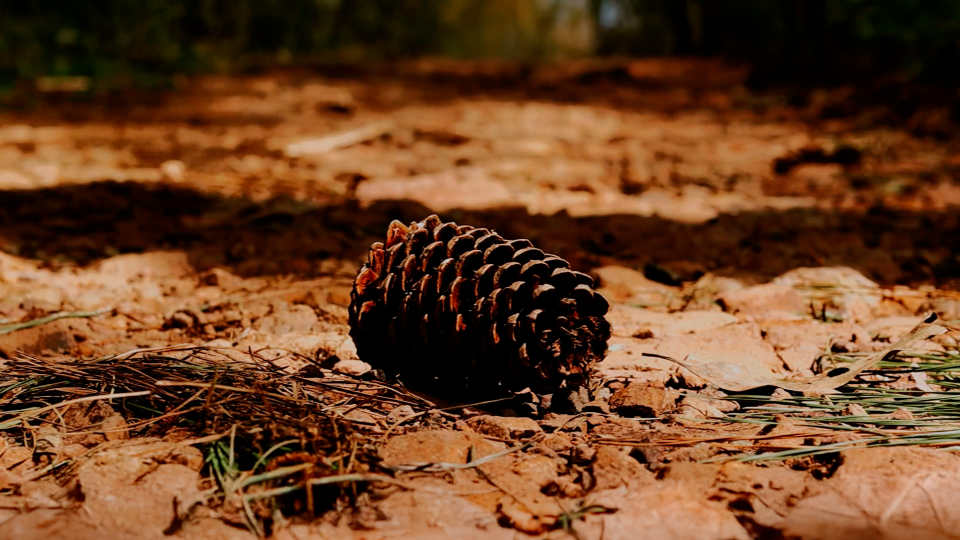
#> input picture input/imagem_exame.png, 1920 x 1080 px (shown at 1/2 size)
$ python main.py
#> lines starting #> are read from the running program, lines starting #| are printed output that depends on the picture; after the words box and inside, x2 and y2 are one past the last pixel; in counts of white or black regions, pixels touching at a corner belong together
import cv2
import numpy as np

class ImageData:
    def __init__(
        self,
        original=None,
        gray=None,
        equalized=None,
        saturated=None,
        brightness_contrast=None,
        resized_half=None,
        resized_double=None,
        rotated=None,
        flipped=None,
        cropped=None,
        binarized=None
    ):
        self.original = original
        self.gray = gray
        self.equalized = equalized
        self.saturated = saturated
        self.brightness_contrast = brightness_contrast
        self.resized_half = resized_half
        self.resized_double = resized_double
        self.rotated = rotated
        self.flipped = flipped
        self.cropped = cropped
        self.binarized = binarized

def salvar_imagem(caminho, imagem):
    cv2.imwrite(caminho, imagem)

def carregar_imagem(caminho: str):
#> called with caminho = 'input/imagem_exame.png'
    imagem = cv2.imread(caminho)
#> imagem is the input picture: shape (1080, 1920, 3); mean B, G, R 35.8, 65.2, 107.1
    if imagem is None:
        raise FileNotFoundError(f"Imagem não encontrada em: {caminho}")
    return imagem

def mostrar_imagem(titulo: str, imagem):
    cv2.imshow(titulo, imagem)
    cv2.waitKey(0)
    cv2.destroyAllWindows()

def converter_cinza(imagem):
    cinza = cv2.cvtColor(imagem, cv2.COLOR_BGR2GRAY)
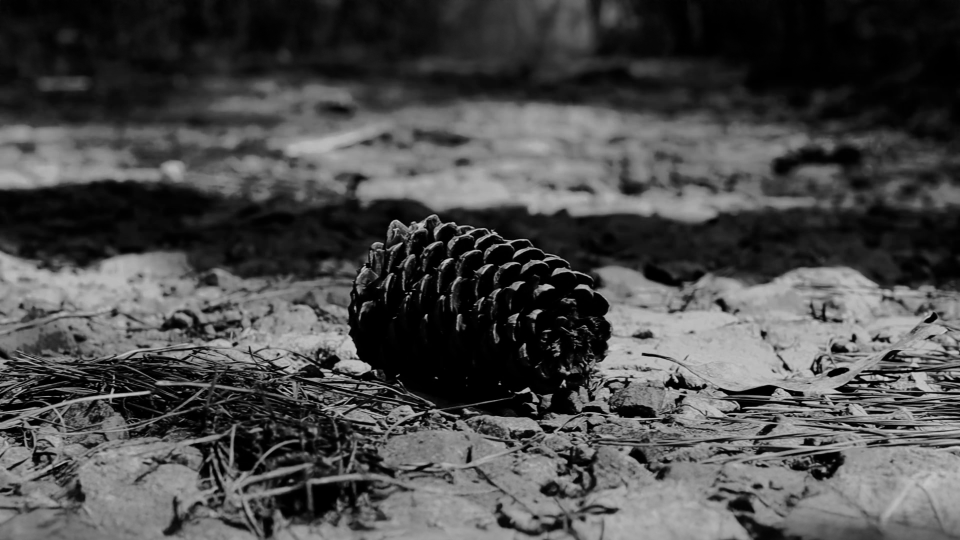
#> cinza: shape (1080, 1920) (shown at 1/2 size); min 0, max 214, mean 74.4
    salvar_imagem("resultados/cinza.png", cinza)
    return cinza

def equalizacao(imagem_cinza):
    equalizada = cv2.equalizeHist(imagem_cinza)
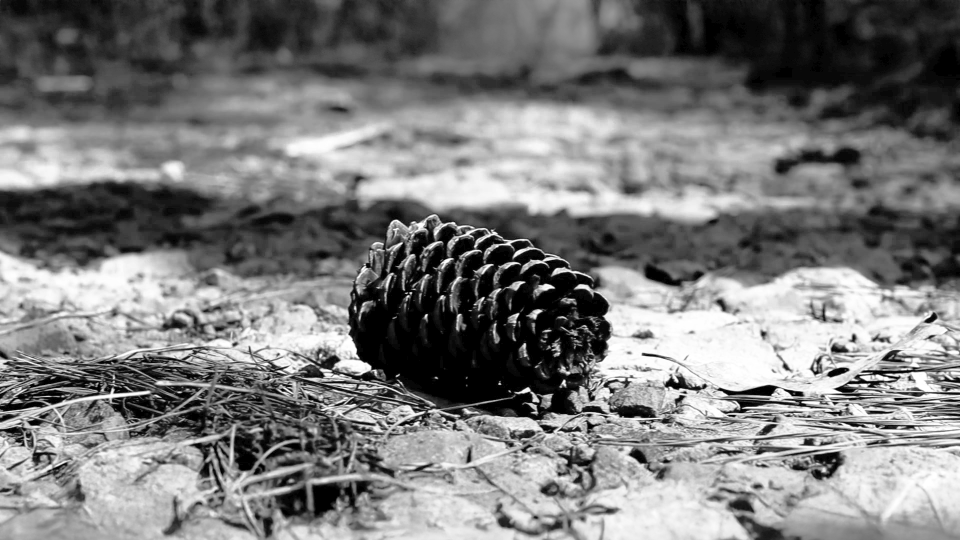
#> equalizada: shape (1080, 1920) (shown at 1/2 size); min 0, max 255, mean 123
    salvar_imagem("resultados/equalizada.png", equalizada)
    return equalizada

def converter_hsv_saturacao(imagem, fator=1.3):
#> called with fator = 1.3
    hsv = cv2.cvtColor(imagem, cv2.COLOR_BGR2HSV)
#> hsv: shape (1080, 1920, 3); mean H, S, V 12.5, 196.4, 107.3
    hsv[:, :, 1] = np.clip(hsv[:, :, 1] * fator, 0, 255)
#> hsv: shape (1080, 1920, 3); mean H, S, V 12.5, 217.7, 107.3
    saturada = cv2.cvtColor(hsv, cv2.COLOR_HSV2BGR)
    salvar_imagem("resultados/converter_hsv_saturacao.png", saturada)
    return saturada

def ajustar_contraste_brilho(imagem, brilho=50, contraste=1.2):
#> called with brilho = 50, contraste = 1.2
    ajustada = cv2.convertScaleAbs(imagem, alpha=contraste, beta=brilho)
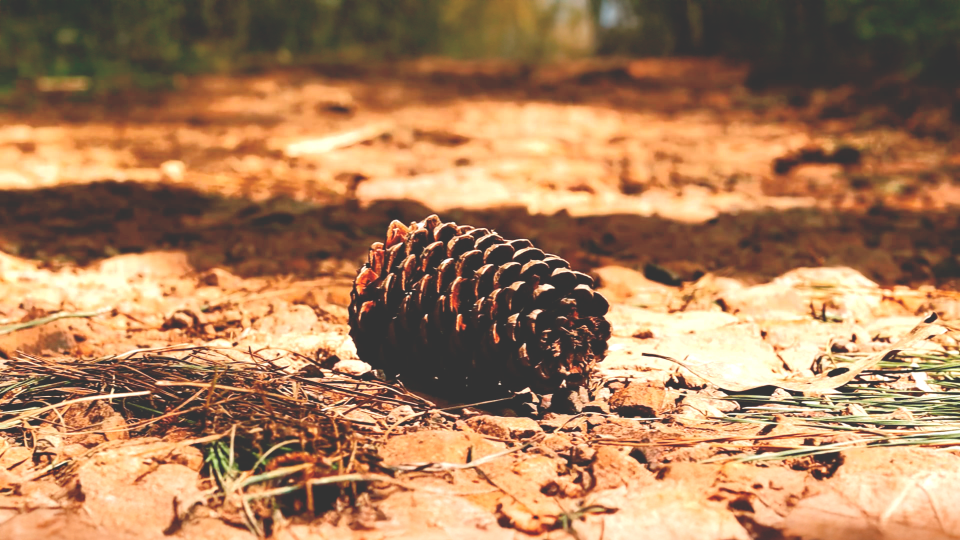
#> ajustada: shape (1080, 1920, 3) (shown at 1/2 size); mean B, G, R 93, 128, 169.7
    salvar_imagem("resultados/ajustar_contraste_brilho.png", ajustada)
    return ajustada

def metade_tamanho(imagem):
    redimensionada = cv2.resize(imagem, (0, 0), fx=0.5, fy=0.5, interpolation=cv2.INTER_CUBIC)
    salvar_imagem("resultados/metade_tamanho.png", redimensionada)
    return redimensionada

def redimensionar_maior(imagem):
    redimensionada = cv2.resize(imagem, (0, 0), fx=2, fy=2, interpolation=cv2.INTER_LINEAR)
#> redimensionada: shape (2160, 3840, 3)
    salvar_imagem("resultados/200%_tamanho.png", redimensionada)
    return redimensionada

def girar_imagem(imagem, angulo=45):
#> called with angulo = 45
    (h, w) = imagem.shape[:2]
#> h = 1080; w = 1920
    centro = (w // 2, h // 2)
#> centro = (960, 540)
    matriz = cv2.getRotationMatrix2D(centro, angulo, 1.0)
    girada = cv2.warpAffine(imagem, matriz, (w, h))
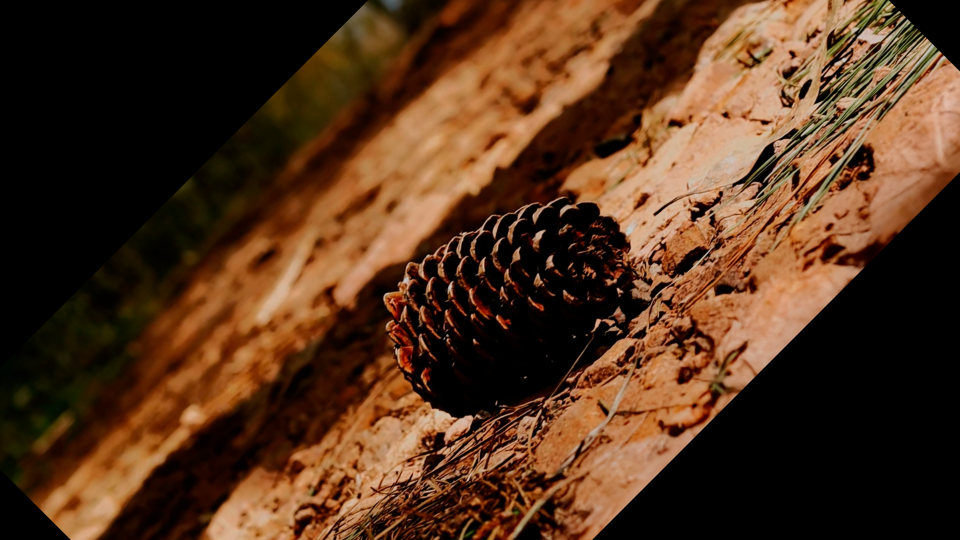
#> girada: shape (1080, 1920, 3) (shown at 1/2 size); mean B, G, R 28.8, 51.3, 82.9
    salvar_imagem("resultados/girada.png", girada)
    return girada

def espelhada(imagem):
    espelho = cv2.flip(imagem, 1)
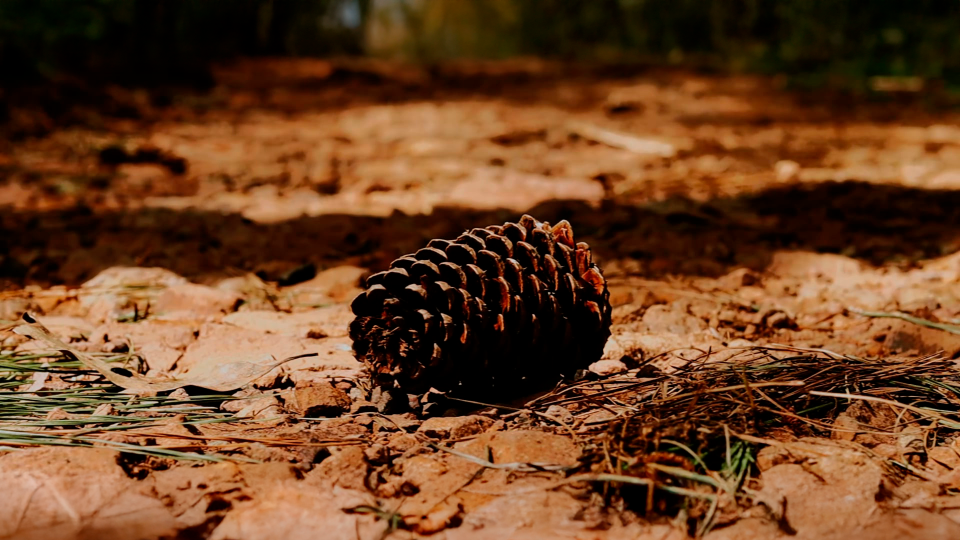
#> espelho: shape (1080, 1920, 3) (shown at 1/2 size); mean B, G, R 35.8, 65.2, 107.1
    salvar_imagem("resultados/espelhada.png", espelho)
    return espelho

def recortar(imagem, largura=300, altura=300):
#> called with largura = 300, altura = 300
    h, w = imagem.shape[:2]
#> h = 1080; w = 1920
    inicio_x = w // 2 - largura // 2
#> inicio_x = 810
    inicio_y = h // 2 - altura // 2
#> inicio_y = 390
    recortada = imagem[inicio_y:inicio_y + altura, inicio_x:inicio_x + largura]
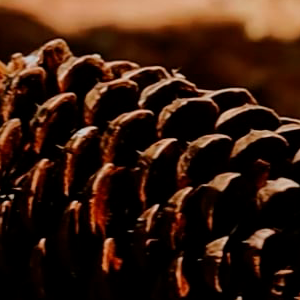
#> recortada: shape (300, 300, 3); mean B, G, R 18.2, 30.3, 55.6
    salvar_imagem("resultados/recortada.png", recortada)
    return recortada

def binarizacao(imagem_cinza):
    _, binaria = cv2.threshold(imagem_cinza, 0, 255, cv2.THRESH_BINARY + cv2.THRESH_OTSU)
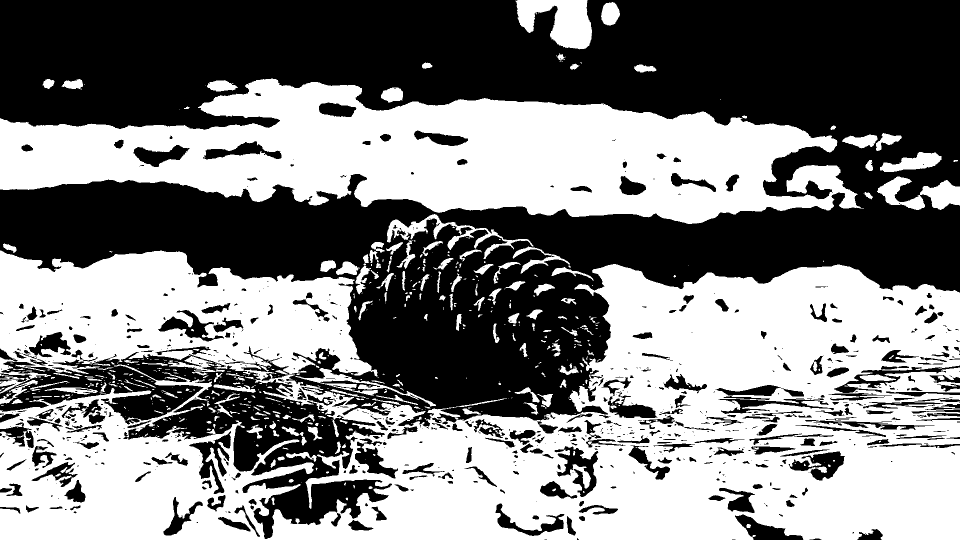
#> binaria: shape (1080, 1920) (shown at 1/2 size); 49.6% white; 566 white regions (327 under 20 px), largest, box (x1, y1, x2, y2) and area: (0, 501, 1920, 1080) 681962, (0, 157, 1728, 448) 282765, (1031, 0, 1184, 99) 9482
    salvar_imagem("resultados/binarizacao.png", binaria)
    return binaria

def main():
    # 1 - Leitura da imagem
    imagem = carregar_imagem("input/imagem_exame.png")
    mostrar_imagem("Imagem Original", imagem)

    data = ImageData(original=imagem)

    # 2 - Pré-processamento
    data.gray = converter_cinza(data.original)
    data.equalized = equalizacao(data.gray)

    # 3 - Modificação de Cores
    data.saturated = converter_hsv_saturacao(data.original)

    # 4 - Brilho e Contraste
    data.brightness_contrast = ajustar_contraste_brilho(data.original)

    # 5 - Redimensionamentos
    data.resized_half = metade_tamanho(data.original)
    data.resized_double = redimensionar_maior(data.original)

    # 6 - Transformações Geométricas
    data.rotated = girar_imagem(data.original)
    data.flipped = espelhada(data.original)
    data.cropped = recortar(data.original)

    # 7 - Binarização
    data.binarized = binarizacao(data.equalized)

    print("Processamento finalizado")

if __name__ == "__main__":
    main()
